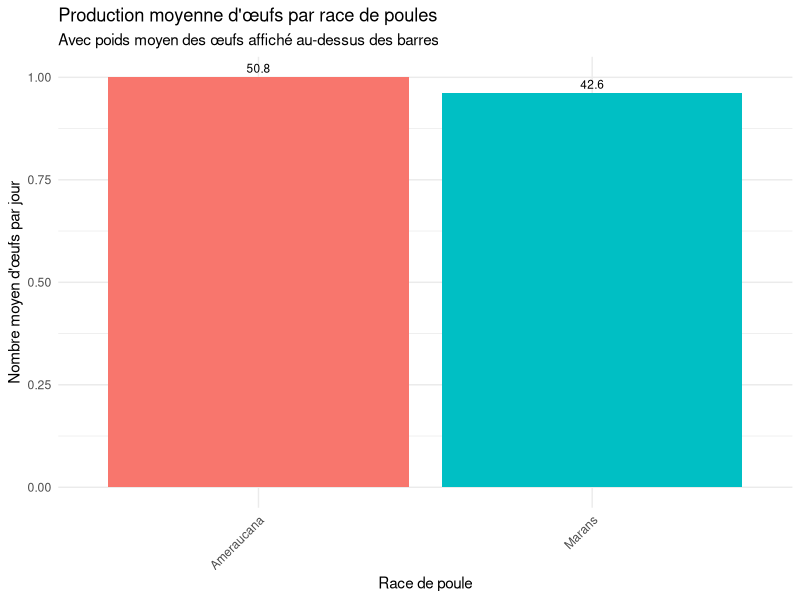

This figure's R source:
## ---- chunk 1
library(tidyverse)
## ---- chunk 2
  gallusDomesticus <- read.csv("data/GallusGallusDomesticus.csv")
  
  glimpse(gallusDomesticus)
  
 
## ---- chunk 3
summary_data <- gallusDomesticus %>%
  group_by(GallusBreed) %>%
  summarise(
    mean_eggs = mean(EggsPerDay, na.rm = TRUE),
    mean_egg_weight = mean(GallusEggWeight, na.rm = TRUE)
  ) 

ggplot(summary_data, aes(x = GallusBreed, y = mean_eggs, fill =     GallusBreed)) +
  geom_bar(stat = "identity", position = "dodge") +
  geom_text(aes(label = round(mean_egg_weight, 1)), 
            vjust = -0.5, size = 3) +
  labs(
    title = "Production moyenne d'œufs par race de poules",
    subtitle = "Avec poids moyen des œufs affiché au-dessus des barres",
    x = "Race de poule", 
    y = "Nombre moyen d'œufs par jour"
  ) +
  theme_minimal() +
  theme(axis.text.x = element_text(angle = 45, hjust = 1), legend.position   = "none")
